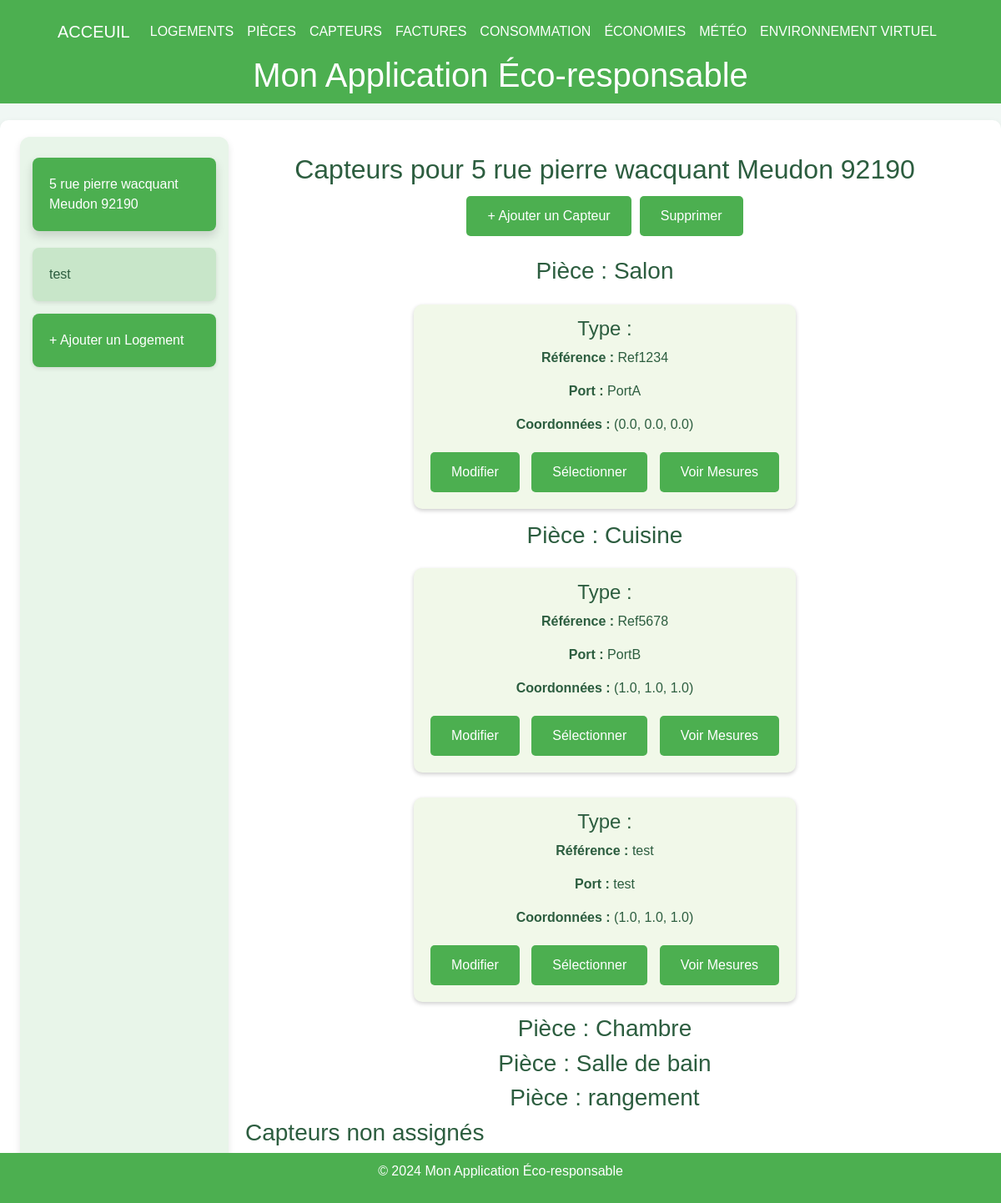
The page /sensors/1 on the database its author committed.
### tables this page shows
CREATE TABLE Housing (
housing_id INTEGER PRIMARY KEY, -- Identifiant unique pour chaque logement
address VARCHAR(255), -- Adresse du logement
phone_number VARCHAR(20), -- NumÃ©ro de contact pour le logement
ip_address VARCHAR(15), -- Adresse IP associÃ©e au logement
insert_date TIMESTAMP DEFAULT CURRENT_TIMESTAMP -- Horodatage de l'ajout de l'enregistrement
);

CREATE TABLE Room (
    room_id INTEGER PRIMARY KEY, 
    housing_id INTEGER,
    name VARCHAR(100),
    x FLOAT,
    y FLOAT,
    z FLOAT,
    gltf_model VARCHAR(100) DEFAULT NULL,  -- Fix here: Comma instead of semicolon
    FOREIGN KEY (housing_id) REFERENCES Housing(housing_id)
);

CREATE TABLE Sensor (
    sensor_id INTEGER PRIMARY KEY, -- Identifiant unique pour chaque capteur ou actionneur
    room_id INTEGER, -- RÃ©fÃ©rence Ã  la piÃ¨ce oÃ¹ le capteur est installÃ©
    type_id INTEGER, -- RÃ©fÃ©rence au type de capteur/actionneur
    commercial_reference VARCHAR(50), -- RÃ©fÃ©rence commerciale du capteur/actionneur
    communication_port VARCHAR(50), -- Port utilisÃ© pour la communication avec le capteur/actionneur
    x_coordinate FLOAT, -- CoordonnÃ©e X du capteur
    y_coordinate FLOAT, -- CoordonnÃ©e Y du capteur
    z_coordinate FLOAT, -- CoordonnÃ©e Z du capteur
    insert_date TIMESTAMP DEFAULT CURRENT_TIMESTAMP, -- Horodatage de l'ajout de l'enregistrement du capteur
    FOREIGN KEY (room_id) REFERENCES Room(room_id), -- Lien entre le capteur et une piÃ¨ce spÃ©cifique
    FOREIGN KEY (type_id) REFERENCES SensorType(type_id) -- Lien entre le capteur et un type spÃ©cifique
);

### main.py (the view)
@app.get("/sensors/{housing_id}", response_class=HTMLResponse)
def get_sensors_by_housing(request: Request, housing_id: int):
    conn = get_db_connection()
    logements = conn.execute("SELECT housing_id, address FROM Housing").fetchall()
    sensors_by_room = conn.execute(
        """
        SELECT r.name AS room_name, s.sensor_id, s.type_id, s.commercial_reference, s.communication_port,
               s.x_coordinate, s.y_coordinate, s.z_coordinate, r.room_id
        FROM Sensor s
        JOIN Room r ON s.room_id = r.room_id
        WHERE r.housing_id = ?
        ORDER BY r.room_id
        """, (housing_id,)
    ).fetchall()
    rooms = conn.execute("SELECT room_id, name FROM Room WHERE housing_id = ?", (housing_id,)).fetchall()
    conn.close()
    selected_logement_address = next(
        (logement["address"] for logement in logements if logement["housing_id"] == housing_id), None
    )
    return templates.TemplateResponse(
        "configuration.html",
        {
            "request": request,
            "logements": logements,
            "sensors_by_room": sensors_by_room,
            "rooms": rooms,
            "selected_id": housing_id,
            "selected_logement_address": selected_logement_address,
        },
    )

### templates/configuration.html (shortened to what this page needs)
{% extends "layout.html" %}
{% block content %}
<div class="container-fluid">
      <div class="menu">
            {% for logement in logements %}
            <div class="menu-item {% if selected_id == logement.housing_id %}active{% endif %}"
                  onclick="location.href='/sensors/{{ logement.housing_id }}'">
                  {{ logement.address }}
            </div>
            {% endfor %}
            <div class="menu-item" style="background-color: #4caf50; color: white;"
                  onclick="location.href='https://localhost:8000/logements'">
                  + Ajouter un Logement
            </div>
      </div>
      <div class="content">
            <h2 class="text-center">Capteurs pour {{ selected_logement_address or 'Logement par Défaut' }}</h2>
            <div class="actions">
                  <button class="btn" onclick="openAddModal()">+ Ajouter un Capteur</button>
                  <button class="btn" onclick="deleteSelected()">Supprimer</button>
            </div>
            {% if sensors_by_room %}
            {% for room in rooms %}
            <div class="room-section">
                  <h3 class="text-center">Pièce : {{ room.name }}</h3>
                  <div class="d-flex flex-wrap justify-content-center">
                        {% for sensor in sensors_by_room if sensor.room_id == room.room_id %}
                        <div class="tile" id="tile-{{ sensor.sensor_id }}">
                              <h4>Type : {{ sensor.type }}</h4>
                              <p><strong>Référence :</strong> {{ sensor.commercial_reference }}</p>
                              <p><strong>Port :</strong> {{ sensor.communication_port }}</p>
                              <p><strong>Coordonnées :</strong> ({{ sensor.x_coordinate }}, {{ sensor.y_coordinate }},
                                    {{ sensor.z_coordinate }})</p>
                              <button class="btn"
                                    onclick="openEditModal('{{ sensor.sensor_id }}', '{{ sensor.room_id }}', '{{ sensor.type_id }}', '{{ sensor.commercial_reference }}', '{{ sensor.communication_port }}', '{{ sensor.x_coordinate }}', '{{ sensor.y_coordinate }}', '{{ sensor.z_coordinate }}')">
                                    Modifier
                              </button>
                              <button class="btn"
                                    onclick="toggleSelection('{{ sensor.sensor_id }}')">Sélectionner</button>
                              <a href="/measurements/{{ sensor.sensor_id }}" class="btn" style="text-decoration: none;">
                                    Voir Mesures
                              </a>
                        </div>
                        {% endfor %}
                  </div>
            </div>
            {% endfor %}
            <div class="room-section">
                  <h3>Capteurs non assignés</h3>
            </div>
            {% else %}
            <p class="text-center">Aucun capteur trouvé pour ce logement.</p>
            {% endif %}
      </div>
</div>
{% endblock %}

### templates/layout.html (style rules this page uses)
body { font-family: Arial, sans-serif; margin: 0; padding: 0; background-color: #f0f7f4; color: #2c5d3f; }

### templates/configuration.html (style rules this page uses)
.container-fluid { display: flex; flex-direction: column; }
@media (min-width: 768px) { .container-fluid { flex-direction: row; } }
.menu { width: 100%; background-color: #e8f5e9; padding: 15px; border-radius: 12px; box-shadow: 0 4px 8px rgba(0, 0, 0, 0.1); }
@media (min-width: 768px) { .menu { width: 250px; border-bottom: none; border-radius: 12px; } }
.menu-item { background-color: #c8e6c9; padding: 20px; margin: 15px 0; text-align: left; border-radius: 8px; cursor: pointer; display: flex; align-items: center; gap: 15px; transition: transform 0.3s, box-shadow 0.3s; box-shadow: 0 2px 5px rgba(0, 0, 0, 0.1); }
.menu-item:hover, .menu-item.active { background-color: #4caf50; color: white; transform: translateY(-5px); box-shadow: 0 6px 12px rgba(0, 0, 0, 0.15); }
.content { flex: 1; padding: 20px; }
.actions { margin-bottom: 20px; display: flex; justify-content: center; flex-wrap: wrap; }
.btn { background-color: #4caf50; color: white; border: none; padding: 12px 25px; border-radius: 5px; cursor: pointer; transition: transform 0.2s; margin: 5px; }
.tile { display: inline-block; background-color: #f1f8e9; border-radius: 10px; padding: 15px; margin: 15px; box-shadow: 0 2px 5px rgba(0, 0, 0, 0.2); text-align: center; transition: transform 0.3s; }

### rows shown on the page
Housing: address "5 rue pierre wacquant Meudon 92190"
Housing: address "test"
Room: name "Salon"
Sensor: commercial_reference "Ref1234", communication_port "PortA", x_coordinate "0.0", y_coordinate "0.0", z_coordinate "0.0"
Room: name "Cuisine"
Sensor: commercial_reference "Ref5678", communication_port "PortB", x_coordinate "1.0", y_coordinate "1.0", z_coordinate "1.0"
Sensor: commercial_reference "test", communication_port "test", x_coordinate "1.0", y_coordinate "1.0", z_coordinate "1.0"
Room: name "Chambre"
Room: name "Salle de bain"
Room: name "rangement"
